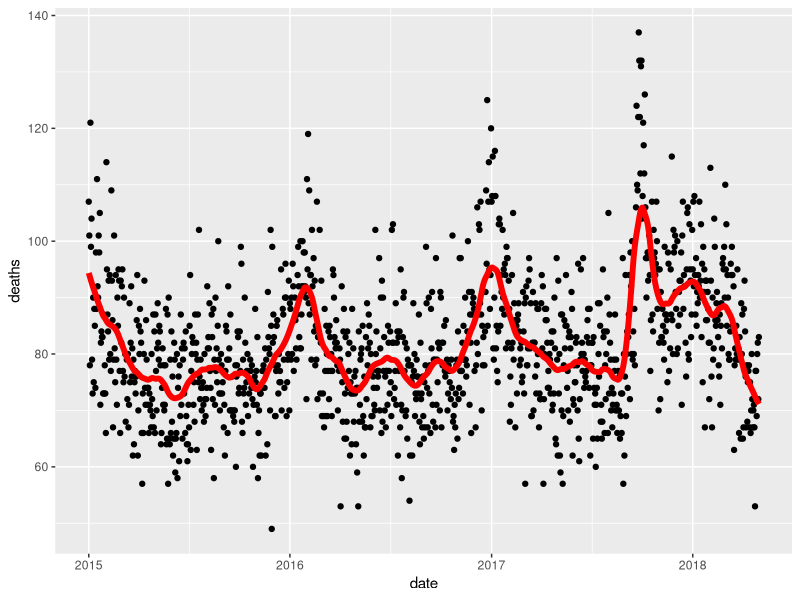
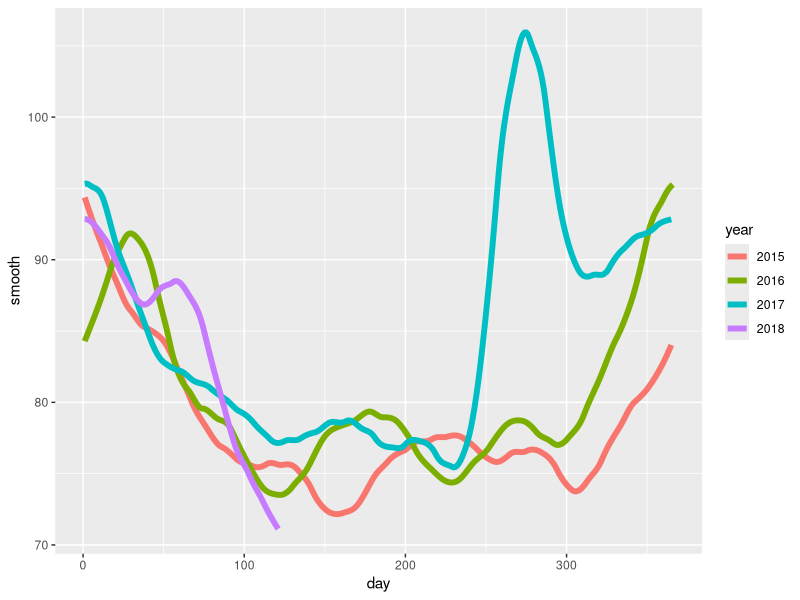
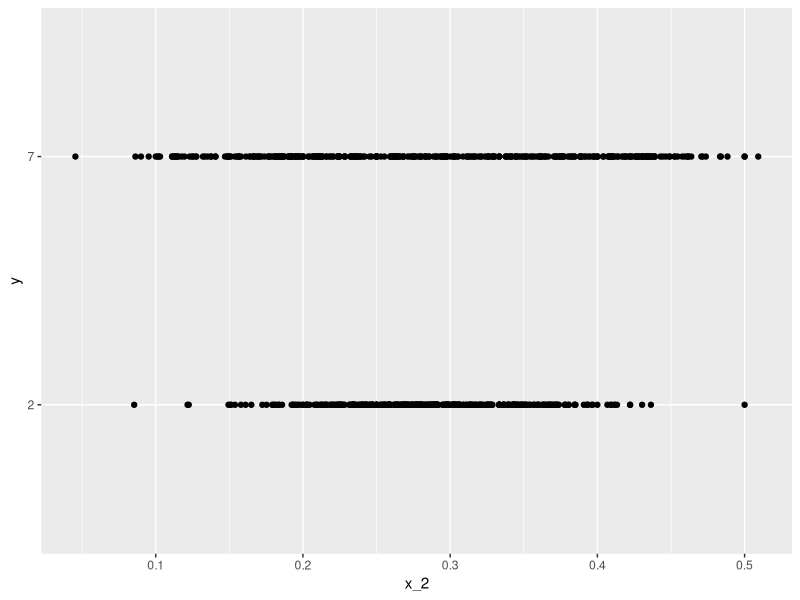
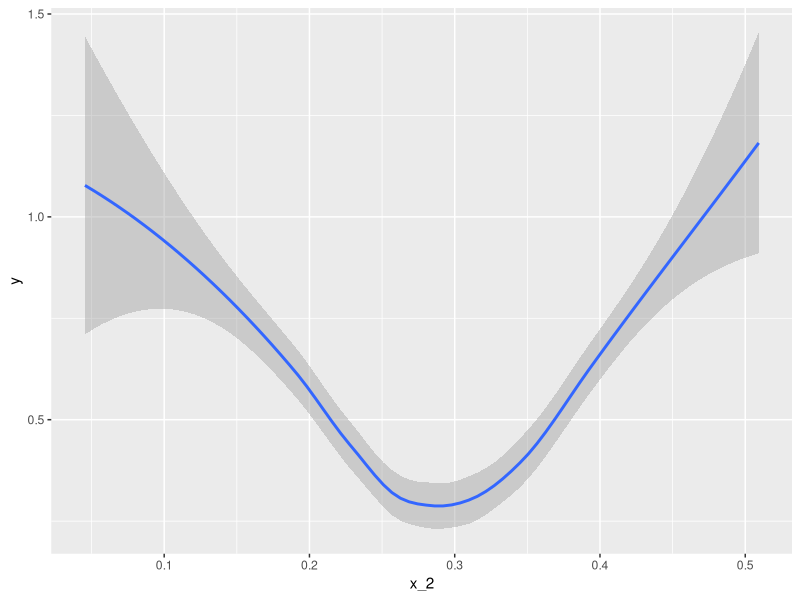

The R source for these figures, in order:
library(tidyverse)
library(lubridate)
library(purrr)
library(pdftools)

fn <- system.file("extdata", "RD-Mortality-Report_2015-18-180531.pdf", package="dslabs")
dat <- map_df(str_split(pdf_text(fn), "\n"), function(s){
  s <- str_trim(s)
  header_index <- str_which(s, "2015")[1]
  tmp <- str_split(s[header_index], "\\s+", simplify = TRUE)
  month <- tmp[1]
  header <- tmp[-1]
  tail_index  <- str_which(s, "Total")
  n <- str_count(s, "\\d+")
  out <- c(1:header_index, which(n==1), which(n>=28), tail_index:length(s))
  s[-out] %>%
    str_remove_all("[^\\d\\s]") %>%
    str_trim() %>%
    str_split_fixed("\\s+", n = 6) %>%
    .[,1:5] %>%
    as_data_frame() %>% 
    setNames(c("day", header)) %>%
    mutate(month = month,
           day = as.numeric(day)) %>%
    gather(year, deaths, -c(day, month)) %>%
    mutate(deaths = as.numeric(deaths))
}) %>%
  mutate(month = recode(month, "JAN" = 1, "FEB" = 2, "MAR" = 3, "APR" = 4, "MAY" = 5, "JUN" = 6, 
                        "JUL" = 7, "AGO" = 8, "SEP" = 9, "OCT" = 10, "NOV" = 11, "DEC" = 12)) %>%
  mutate(date = make_date(year, month, day)) %>%
  dplyr::filter(date <= "2018-05-01")



span <- 60 / as.numeric(diff(range(dat$date)))
fit <- dat %>% mutate(x = as.numeric(date)) %>% loess(deaths ~ x, data = ., span = span, degree = 1)
dat %>% mutate(smooth = predict(fit, as.numeric(date))) %>%
  ggplot() +
  geom_point(aes(date, deaths)) +
  geom_line(aes(date, smooth), lwd = 2, col = "red")


dat %>% 
  mutate(smooth = predict(fit, as.numeric(date)), day = yday(date), year = as.character(year(date))) %>%
  ggplot(aes(day, smooth, col = year)) +
  geom_line(lwd = 2)



library(broom)
library(dslabs)
data("mnist_27")
mnist_27$train %>% glm(y ~ x_2, family = "binomial", data = .) %>% tidy()
qplot(x_2, y, data = mnist_27$train)

mnist_27$train %>% 
  mutate(y = ifelse(y=="7", 1, 0)) %>%
  ggplot(aes(x_2, y)) + 
  geom_smooth(method = "loess")
